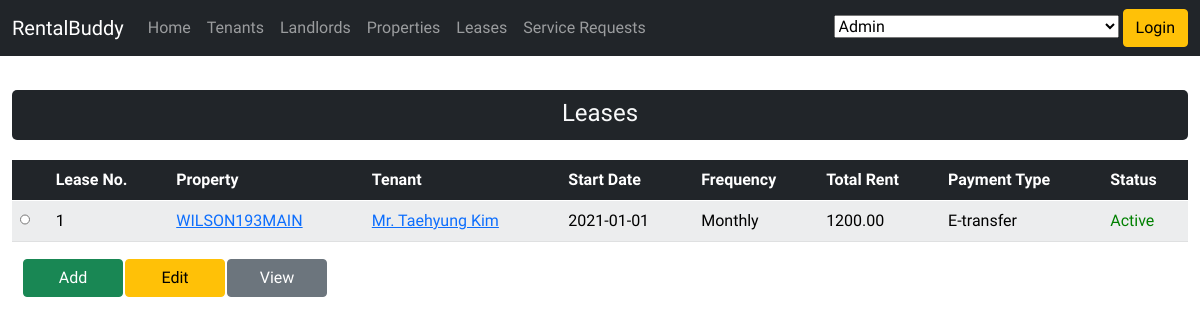
Page /pages/leases.php on the earlier database version.
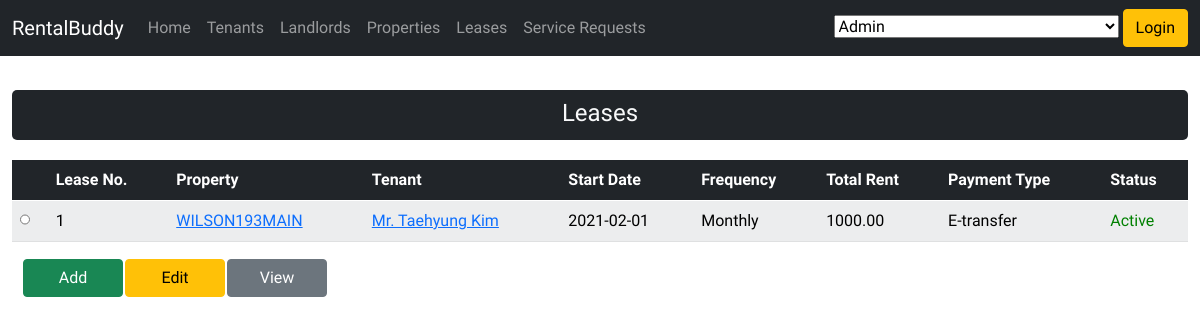
Same page on the later database version.
### tables this page shows
CREATE TABLE `leases` (
  `lease_id` int(11) NOT NULL,
  `rental_property_id` int(11) NOT NULL,
  `tenant_id` int(11) NOT NULL,
  `start_date` date NOT NULL,
  `end_date` date DEFAULT NULL,
  `payment_day` int(11) NOT NULL DEFAULT 1,
  `payment_frequency_code` varchar(20) NOT NULL,
  `base_rent_amount` decimal(10,2) NOT NULL DEFAULT 0.00,
  `parking_amount` decimal(10,2) NOT NULL DEFAULT 0.00,
  `other_amount` decimal(10,2) NOT NULL DEFAULT 0.00,
  `payable_to` varchar(50) NOT NULL,
  `deposit_amount` decimal(10,2) NOT NULL DEFAULT 0.00,
  `key_deposit` decimal(10,2) NOT NULL DEFAULT 0.00,
  `payment_type_code` varchar(20) NOT NULL,
  `include_electricity` tinyint(1) NOT NULL DEFAULT 0,
  `include_heat` tinyint(1) NOT NULL DEFAULT 0,
  `include_water` tinyint(1) NOT NULL DEFAULT 0,
  `insurancy_policy_number` varchar(50) DEFAULT NULL,
  `status_code` varchar(20) NOT NULL,
  `last_updated` datetime NOT NULL DEFAULT current_timestamp(),
  `last_updated_user_id` varchar(50) NOT NULL
);

CREATE TABLE `rental_properties` (
  `rental_property_id` int(11) NOT NULL,
  `listing_reference` varchar(20) NOT NULL,
  `address_1` varchar(50) NOT NULL,
  `address_2` varchar(50) DEFAULT NULL,
  `city` varchar(50) NOT NULL,
  `province_code` varchar(2) NOT NULL DEFAULT 'ON',
  `postal_code` varchar(10) NOT NULL,
  `latitude` varchar(20) DEFAULT NULL,
  `longitude` varchar(20) DEFAULT NULL,
  `number_bedrooms` int(11) NOT NULL,
  `property_type_code` varchar(20) NOT NULL,
  `parking_space_type_code` varchar(20) NOT NULL,
  `number_parking_spaces` int(11) NOT NULL DEFAULT 0,
  `rental_duration_code` varchar(20) NOT NULL DEFAULT 'monthly',
  `smoking_allowed` tinyint(1) NOT NULL DEFAULT 0,
  `insurance_required` tinyint(1) NOT NULL DEFAULT 1,
  `status_code` varchar(20) NOT NULL,
  `last_updated` datetime NOT NULL DEFAULT current_timestamp(),
  `last_updated_user_id` varchar(50) NOT NULL
);

CREATE TABLE `codes` (
  `code_id` int(11) NOT NULL,
  `code_type` varchar(20) NOT NULL,
  `code_value` varchar(20) NOT NULL,
  `description` varchar(50) NOT NULL,
  `is_default` int(11) NOT NULL DEFAULT 0,
  `sort_order` int(11) NOT NULL DEFAULT 0,
  `is_enabled` tinyint(1) NOT NULL DEFAULT 1,
  `css_styling` varchar(200) DEFAULT NULL
);

### dal/leases_dal.php (the view, shortened to what this page needs)
<?php
function getLeases()
{
    $db_conn = connectDB();
    $querySQL = "select
            l.lease_id
            , l.start_date
            , l.rental_property_id
            , rp.listing_reference
            , l.tenant_id
            , trim( concat(ifnull(salutations.description, ''), ' ', t.first_name, ' ', t.last_name ) ) as tenant_name
            , l.payment_day
            , l.payment_frequency_code
            , frequency_codes.description as frequency_code_description
            , l.base_rent_amount
            , ( l.base_rent_amount + l.parking_amount + l.other_amount ) as total_amount
            , l.payment_type_code
            , payment_types.description as payment_type_description
            , status_codes.description as status_code
        from leases l
        inner join tenants t on t.tenant_id = l.tenant_id
        inner join rental_properties rp on rp.rental_property_id = l.rental_property_id
        inner join codes frequency_codes on frequency_codes.code_value = l.payment_frequency_code and frequency_codes.code_type = 'payment_frequency'
        inner join codes payment_types on payment_types.code_value = l.payment_type_code and payment_types.code_type = 'payment_type'
        inner join codes status_codes on status_codes.code_value = l.status_code and status_codes.code_type = 'lease_status'
        inner join codes salutations on salutations.code_value = t.salutation_code and salutations.code_type = 'salutation'";
    $querySQL .= " order by l.lease_id;";
    $text_search = '%' . $_SESSION['text-search'] . '%';
    $data = array(":text_search" => $text_search);
    $stmt = $db_conn->prepare($querySQL);
?>
    <div class="container-fluid">
            <legend class="text-light bg-dark" style="margin-top: 10px">Leases</legend>
            <table id="table-responsive" class="table table-light table-responsive table-striped">
                <thead class="table-dark">
                    <tr>
                        <th scope="col"></th>
                        <th scope="col">Lease No.</th>
                        <th scope="col">Property</th>
                        <th scope="col">Tenant</th>
                        <th scope="col">Start Date</th>
                        <th scope="col">Frequency</th>
                        <th scope="col">Total Rent</th>
                        <th scope="col">Payment Type</th>
                        <th scope="col">Status</th>
                    </tr>
                </thead>
                <tbody id="tbody-leases">
                    <?php
                    $status = $stmt->execute($data);
                    if ($status) {
                        if ($stmt->rowCount() > 0) {
                            while ($row = $stmt->fetch(PDO::FETCH_ASSOC)) {
                    ?>
                                <tr>
                                    <th><input type="radio" style="width:10px;" name="selected[]" value="<?php echo $row['lease_id']; ?>"></th>
                                    <td><?php echo $row["lease_id"]; ?></td>
                                    <td><a href="/pages/rental_properties.php"><?php echo $row["listing_reference"]; ?></a></td>
                                    <td><a href="/pages/tenants.php"><?php echo $row["tenant_name"]; ?></a></td>
                                    <td><?php echo $row["start_date"]; ?></td>
                                    <td><?php echo $row["frequency_code_description"]; ?></td>
                                    <td><?php echo $row["total_amount"]; ?></td>
                                    <td><?php echo $row["payment_type_description"]; ?></td>
                                    <td style=" <?php echo ($row["status_code"] === "Active" ? "color: green" : "color: red"); ?>">
                                        <?php echo $row["status_code"] ?>
                                    </td>
                                </tr>
                            <?php
                            }
                            ?>
                </tbody>
            </table>
    </div>
<?php
                        }
                    } else {
                        echo "<p>Error: " . $stmt->errorCode() . "<br>Message: " . implode($stmt->errorInfo()) . "</p><br>";
                        $db_conn = null;
                        exit(1);
                    }
                }
?>

Differences in the rows shown:
changed leases "WILSON193MAIN": start_date "2021-01-01" → "2021-02-01"; total_amount "1200.00" → "1000.00"
